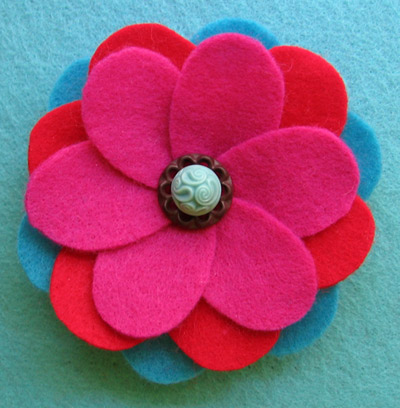
%> input picture code/practices/practice 3/flower.jpg, 400 x 408 px
$ octave problem_3.m   (GNU Octave 9; MATLAB toolbox functions it lacks are replaced by stand-ins)
%> lines starting %> are read from the running program, lines starting %| are printed output that depends on the picture
clc
clear all
close all

im = imread('flower.jpg'); % 108073.png flower.jpg
%> im is the input picture: size 408x400x3 uint8; mean R, G, B 150.2, 87.4, 119.7
% im = imresize(im,.25);
im = rgb2gray(im);
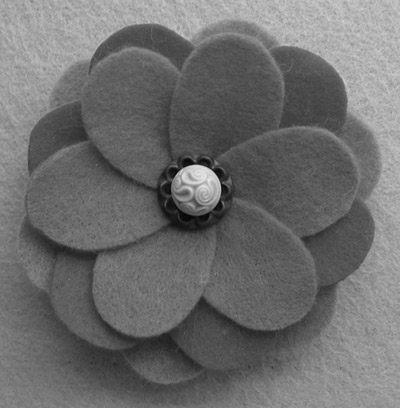
%> im: size 408x400 uint8; min 5, max 233, mean 109.8
im = double(im);
%> im: size 408x400 double

%% Affine transformation

rot = 30;
A = [cosd(rot) -sind(rot) 1    % Rotation
    sind(rot) cosd(rot) 1
    0 0 1];

out = zeros(size(im));
for r = 1 : size(im,1)
    for c = 1 : size(im,2)
        loc = A \ [r c 1]'; x = round(loc(1)); y = round(loc(2));
        x = max([1 x]);
        y = max([1 y]);
        x = min([x size(im,1)]);
        y = min([y size(im,2)]);
        out(r,c) = im(x,y);
    end
end
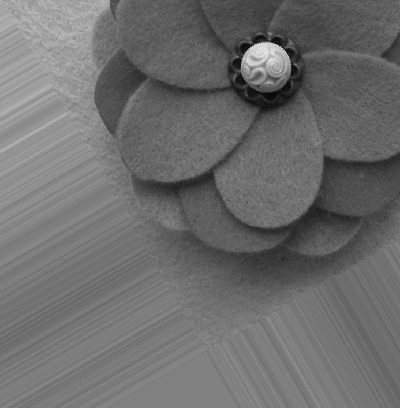
%> out: size 408x400 double; min 5, max 233, mean 109.3

%% Showing output
subplot(1,2,1)
imshow(mat2gray(im))
title('Original Image')
subplot(1,2,2)
imshow(mat2gray(out))
title('Image after Inverse Affine Transformation')

% Save the plot as an image
saveas(gcf, 'images_plot_problem3.png');
